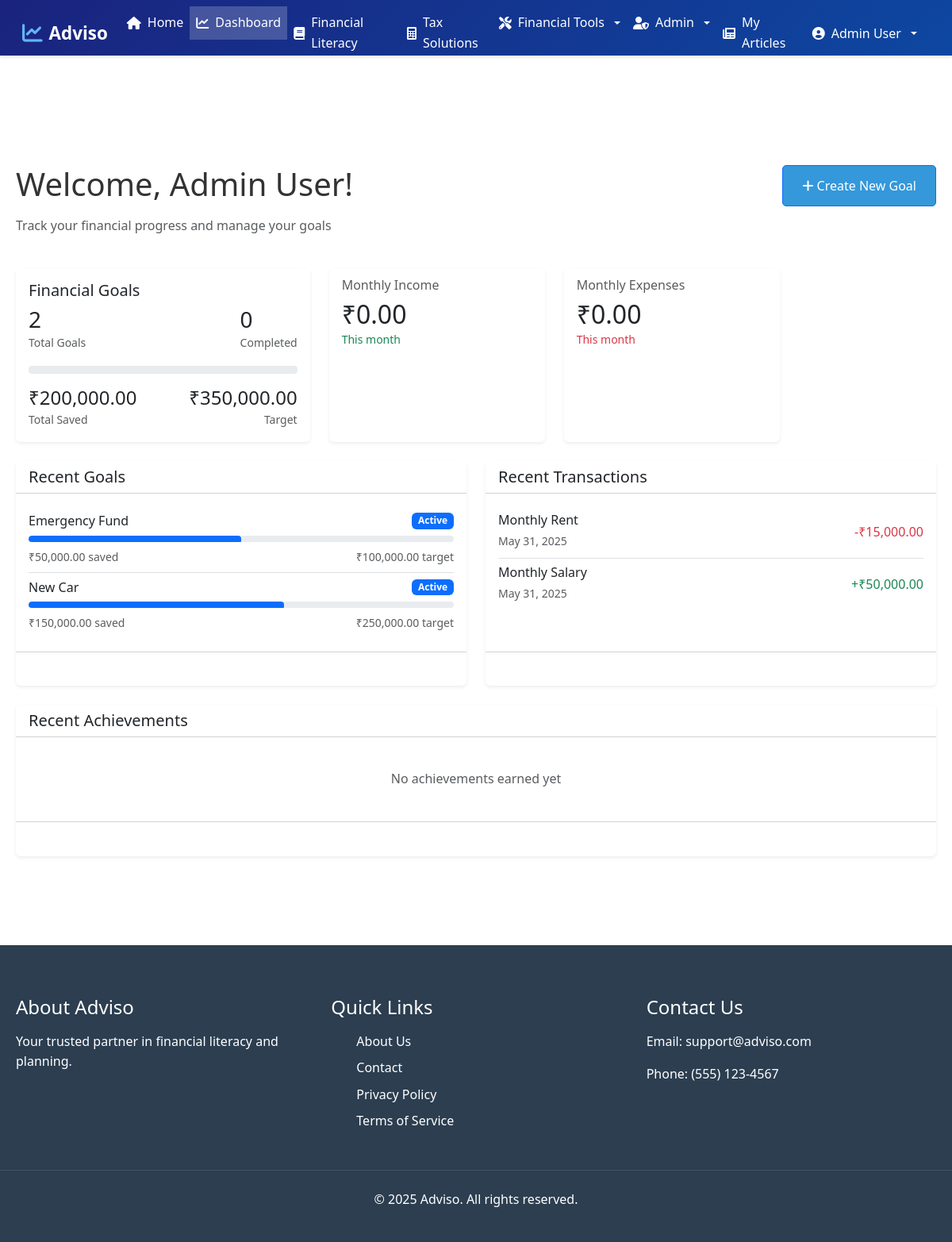
/dashboard.php (signed in), run on the app's committed database.
### tables this page shows
CREATE TABLE `users` (
  `id` int(11) NOT NULL,
  `name` varchar(100) NOT NULL,
  `email` varchar(255) NOT NULL,
  `password` varchar(255) NOT NULL,
  `role` enum('user','admin') DEFAULT 'user',
  `created_at` timestamp NOT NULL DEFAULT current_timestamp(),
  `updated_at` timestamp NOT NULL DEFAULT current_timestamp() ON UPDATE current_timestamp()
);

CREATE TABLE `financial_goals` (
  `id` int(11) NOT NULL,
  `user_id` int(11) NOT NULL,
  `title` varchar(255) NOT NULL,
  `description` text DEFAULT NULL,
  `target_amount` decimal(15,2) NOT NULL,
  `saved_amount` decimal(15,2) DEFAULT 0.00,
  `target_date` date DEFAULT NULL,
  `status` enum('active','completed','cancelled') DEFAULT 'active',
  `category` varchar(50) DEFAULT NULL,
  `priority` enum('low','medium','high') DEFAULT 'medium',
  `created_at` timestamp NOT NULL DEFAULT current_timestamp(),
  `updated_at` timestamp NOT NULL DEFAULT current_timestamp() ON UPDATE current_timestamp()
);

CREATE TABLE `transactions` (
  `id` int(11) NOT NULL,
  `user_id` int(11) NOT NULL,
  `type` enum('income','expense') NOT NULL,
  `amount` decimal(15,2) NOT NULL,
  `description` text DEFAULT NULL,
  `category` varchar(50) DEFAULT NULL,
  `transaction_date` date NOT NULL,
  `created_at` timestamp NOT NULL DEFAULT current_timestamp()
);

### dashboard.php (the view, shortened to what this page needs)
<?php
require_once 'includes/config.php';
$user_id = $_SESSION['user_id'];
$user_stmt = $conn->prepare("SELECT name FROM users WHERE id = ?");
$user_stmt->bind_param("i", $user_id);
$user_stmt->execute();
$user_result = $user_stmt->get_result();
$user = $user_result->fetch_assoc();
include 'includes/header.php';
$goals_stmt = $conn->prepare("
    SELECT * FROM financial_goals
    WHERE user_id = ?
    ORDER BY created_at DESC
    LIMIT 5
");
$goals_stmt->bind_param("i", $user_id);
$goals_stmt->execute();
$goals_result = $goals_stmt->get_result();
$goals_summary = $conn->query("
    SELECT
        COUNT(*) as total_goals,
        SUM(CASE WHEN status = 'completed' THEN 1 ELSE 0 END) as completed_goals,
        COALESCE(SUM(saved_amount), 0) as total_saved,
        COALESCE(SUM(target_amount), 0) as total_target
    FROM financial_goals
    WHERE user_id = " . $_SESSION['user_id']
)->fetch_assoc();
$transactions_stmt = $conn->prepare("
    SELECT * FROM transactions
    WHERE user_id = ?
    ORDER BY transaction_date DESC
    LIMIT 5
");
$transactions_stmt->bind_param("i", $user_id);
$transactions_stmt->execute();
$transactions_result = $transactions_stmt->get_result();
$monthly_stmt = $conn->prepare("
    SELECT
        COALESCE(SUM(CASE WHEN type = 'income' THEN amount ELSE 0 END), 0) as total_income,
        COALESCE(SUM(CASE WHEN type = 'expense' THEN amount ELSE 0 END), 0) as total_expenses
    FROM transactions
    WHERE user_id = ?
    AND MONTH(transaction_date) = MONTH(CURRENT_DATE())
    AND YEAR(transaction_date) = YEAR(CURRENT_DATE())
");
$monthly_stmt->bind_param("i", $user_id);
$monthly_stmt->execute();
$monthly_summary = $monthly_stmt->get_result()->fetch_assoc();
$achievements_stmt = $conn->prepare("
    SELECT a.*, ua.earned_at
    FROM achievements a
    JOIN user_achievements ua ON a.id = ua.achievement_id
    WHERE ua.user_id = ?
    ORDER BY ua.earned_at DESC
    LIMIT 3
");
$achievements_stmt->bind_param("i", $user_id);
$achievements_stmt->execute();
$achievements_result = $achievements_stmt->get_result();
?>
<div class="container py-5">
    <div class="row mb-4">
        <div class="col-md-8">
            <h1 class="mb-3">Welcome, <?php echo htmlspecialchars($user['name'] ?? 'User'); ?>!</h1>
            <p class="text-muted">Track your financial progress and manage your goals</p>
        </div>
        <div class="col-md-4 text-end">
            <a href="create-goal.php" class="btn btn-primary">
                <i class="fas fa-plus"></i> Create New Goal
            </a>
        </div>
    </div>
    <div class="row mb-4">
        <div class="col-md-4">
            <div class="card shadow-sm h-100">
                <div class="card-body">
                    <h5 class="card-title">Financial Goals</h5>
                    <div class="d-flex justify-content-between mb-3">
                        <div>
                            <h3 class="mb-0"><?php echo number_format((float)$goals_summary['total_goals'], 0); ?></h3>
                            <small class="text-muted">Total Goals</small>
                        </div>
                        <div>
                            <h3 class="mb-0"><?php echo number_format((float)$goals_summary['completed_goals'], 0); ?></h3>
                            <small class="text-muted">Completed</small>
                        </div>
                    </div>
                    <div class="progress mb-3" style="height: 10px;">
                    </div>
                    <div class="d-flex justify-content-between align-items-center">
                        <div>
                            <h4 class="mb-0">₹<?php echo number_format((float)$goals_summary['total_saved'], 2); ?></h4>
                            <small class="text-muted">Total Saved</small>
                        </div>
                        <div class="text-end">
                            <h4 class="mb-0">₹<?php echo number_format((float)$goals_summary['total_target'], 2); ?></h4>
                            <small class="text-muted">Target</small>
                        </div>
                    </div>
                </div>
            </div>
        </div>
        <div class="col-md-3">
            <div class="card shadow-sm h-100">
                <div class="card-body">
                    <h6 class="card-subtitle mb-2 text-muted">Monthly Income</h6>
                    <h2 class="card-title mb-0">₹<?php echo number_format((float)$monthly_summary['total_income'], 2); ?></h2>
                    <p class="text-success mb-0">
                        <small>This month</small>
                    </p>
                </div>
            </div>
        </div>
        <div class="col-md-3">
            <div class="card shadow-sm h-100">
                <div class="card-body">
                    <h6 class="card-subtitle mb-2 text-muted">Monthly Expenses</h6>
                    <h2 class="card-title mb-0">₹<?php echo number_format((float)$monthly_summary['total_expenses'], 2); ?></h2>
                    <p class="text-danger mb-0">
                        <small>This month</small>
                    </p>
                </div>
            </div>
        </div>
    </div>
    <div class="row">
        <div class="col-md-6 mb-4">
            <div class="card shadow-sm h-100">
                <div class="card-header bg-transparent">
                    <h5 class="card-title mb-0">Recent Goals</h5>
                </div>
                <div class="card-body">
                    <?php if ($goals_result->num_rows > 0): ?>
                        <div class="list-group list-group-flush">
                            <?php while ($goal = $goals_result->fetch_assoc()): ?>
                                <div class="list-group-item px-0">
                                    <div class="d-flex justify-content-between align-items-center mb-2">
                                        <h6 class="mb-0"><?php echo htmlspecialchars($goal['title']); ?></h6>
                                        <span class="badge bg-<?php echo $goal['status'] === 'completed' ? 'success' : 'primary'; ?>">
                                            <?php echo ucfirst($goal['status']); ?>
                                        </span>
                                    </div>
                                    <div class="progress mb-2" style="height: 8px;">
                                        <?php
                                        $progress = ($goal['saved_amount'] / $goal['target_amount']) * 100;
                                        $progress = min($progress, 100);
                                        ?>
                                        <div class="progress-bar" role="progressbar" style="width: <?php echo $progress; ?>%"></div>
                                    </div>
                                    <div class="d-flex justify-content-between text-muted small">
                                        <span>₹<?php echo number_format($goal['saved_amount'], 2); ?> saved</span>
                                        <span>₹<?php echo number_format($goal['target_amount'], 2); ?> target</span>
                                    </div>
                                </div>
                            <?php endwhile; ?>
                        </div>
                    <?php else: ?>
                        <p class="text-muted text-center my-4">No goals created yet</p>
                    <?php endif; ?>
                </div>
                <div class="card-footer bg-transparent">
                    <a href="financial-goals.php" class="btn btn-link p-0">View All Goals</a>
                </div>
            </div>
        </div>
        <div class="col-md-6 mb-4">
            <div class="card shadow-sm h-100">
                <div class="card-header bg-transparent">
                    <h5 class="card-title mb-0">Recent Transactions</h5>
                </div>
                <div class="card-body">
                    <?php if ($transactions_result->num_rows > 0): ?>
                        <div class="list-group list-group-flush">
                            <?php while ($transaction = $transactions_result->fetch_assoc()): ?>
                                <div class="list-group-item px-0">
                                    <div class="d-flex justify-content-between align-items-center">
                                        <div>
                                            <h6 class="mb-1"><?php echo htmlspecialchars($transaction['description']); ?></h6>
                                            <small class="text-muted">
                                                <?php echo date('M d, Y', strtotime($transaction['transaction_date'])); ?>
                                            </small>
                                        </div>
                                        <span class="text-<?php echo $transaction['type'] === 'income' ? 'success' : 'danger'; ?>">
                                            <?php echo $transaction['type'] === 'income' ? '+' : '-'; ?>₹<?php echo number_format($transaction['amount'], 2); ?>
                                        </span>
                                    </div>
                                </div>
                            <?php endwhile; ?>
                        </div>
                    <?php else: ?>
                        <p class="text-muted text-center my-4">No recent transactions</p>
                    <?php endif; ?>
                </div>
                <div class="card-footer bg-transparent">
                    <a href="add-transaction.php" class="btn btn-link p-0">Add Transaction</a>
                </div>
            </div>
        </div>
        <div class="col-12">
            <div class="card shadow-sm">
                <div class="card-header bg-transparent">
                    <h5 class="card-title mb-0">Recent Achievements</h5>
                </div>
                <div class="card-body">
                    <?php if ($achievements_result->num_rows > 0): ?>
                        <div class="row">
                            <?php while ($achievement = $achievements_result->fetch_assoc()): ?>
                                <div class="col-md-4">
                                    <div class="achievement-card text-center p-4">
                                        <i class="fas fa-trophy fa-3x text-warning mb-3"></i>
                                        <h5><?php echo htmlspecialchars($achievement['title']); ?></h5>
                                        <p class="text-muted mb-2"><?php echo htmlspecialchars($achievement['description']); ?></p>
                                        <small class="text-muted">
                                            Earned on <?php echo date('M d, Y', strtotime($achievement['earned_at'])); ?>
                                        </small>
                                    </div>
                                </div>
                            <?php endwhile; ?>
                        </div>
                    <?php else: ?>
                        <p class="text-muted text-center my-4">No achievements earned yet</p>
                    <?php endif; ?>
                </div>
                <div class="card-footer bg-transparent">
                    <a href="achievements.php" class="btn btn-link p-0">View All Achievements</a>
                </div>
            </div>
        </div>
    </div>
</div>
<?php include 'includes/footer.php'; ?>

### data on the page
users: name "Admin User"
financial_goals: title "Emergency Fund", status "Active", saved_amount "50,000.00", target_amount "100,000.00"
financial_goals: title "New Car", status "Active", saved_amount "150,000.00", target_amount "250,000.00"
transactions: description "Monthly Rent", transaction_date "May 31, 2025", amount "15,000.00"
transactions: description "Monthly Salary", transaction_date "May 31, 2025", amount "50,000.00"

### other printed values
$_SESSION['name'] "Admin User"
$goals_summary['total_goals'] "2"
$goals_summary['completed_goals'] "0"
$goals_summary['total_saved'] "200,000.00"
$goals_summary['total_target'] "350,000.00"
$monthly_summary['total_income'] "0.00"
$monthly_summary['total_expenses'] "0.00"
